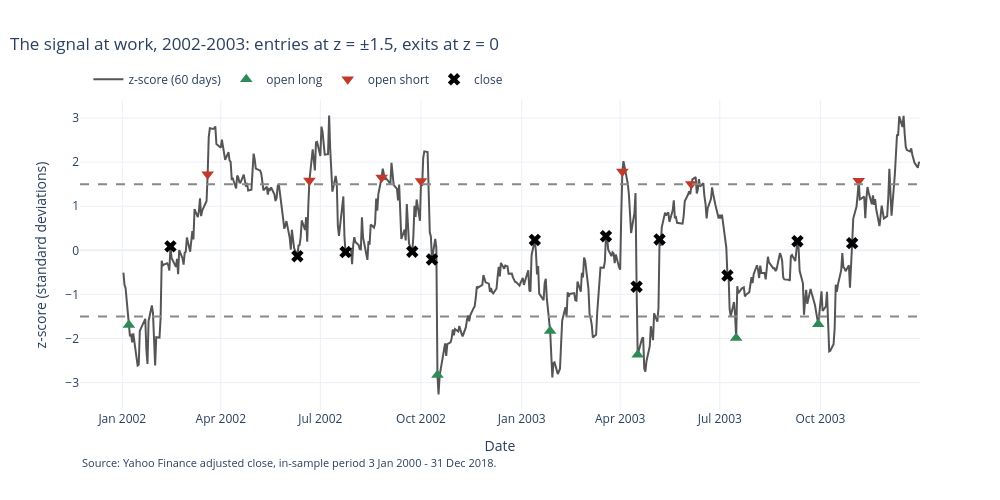

The notebook cell saved with this chart:
### Markdown cell above
**A.2 The signal at work, 2002–2003.** The line is z; a trade opens when it crosses ±1.5 (triangles)
and closes when it comes back to 0 (crosses).

### Code cell
example = run_zscore_strategy(prices, A, B, fit.beta, S.entry, S.window, start).loc["2002":"2003"]
pos, prev = example["position"], example["position"].shift(1).fillna(0)
fig = go.Figure()
fig.add_trace(
    go.Scatter(x=example.index, y=example["z"], name="z-score (60 days)", line={"color": "#555555"})
)
for level in (-S.entry, S.entry):
    fig.add_hline(y=level, line_dash="dash", line_color="#888888")
for label, mask, symbol, color in [
    ("open long", (pos == 1) & (prev != 1), "triangle-up", "#2e8b57"),
    ("open short", (pos == -1) & (prev != -1), "triangle-down", "#c0392b"),
    ("close", (pos == 0) & (prev != 0), "x", "black"),
]:
    fig.add_trace(
        go.Scatter(
            x=example.index[mask],
            y=example["z"][mask],
            mode="markers",
            name=label,
            marker={"symbol": symbol, "size": 11, "color": color},
        )
    )
finish_figure(
    fig,
    "The signal at work, 2002-2003: entries at z = ±1.5, exits at z = 0",
    "Date",
    "z-score (standard deviations)",
    SOURCE_IS,
)
save_figure(fig, "02_signal_example", figures_dir)
fig.show()

### Figure 1 — Plotly figure (JSON) as saved in the notebook; plotly's stock layout.template omitted (floating-point values rounded to 4 significant figures; data arrays with more than 128 entries replaced by an {"elided": "..."} marker saying what was removed)
{"data": [{"line": {"color": "#555555"}, "name": "z-score (60 days)", "type": "scatter", "x": {"elided": "504 str values"}, "y": {"elided": "504 float values"}}, {"marker": {"color": "#2e8b57", "size": 11, "symbol": "triangle-up"}, "mode": "markers", "name": "open long", "type": "scatter", "x": ["2002-01-07T00:00:00", "2002-10-16T00:00:00", "2003-01-27T00:00:00", "2003-04-17T00:00:00", "2003-07-16T00:00:00", "2003-09-29T00:00:00"], "y": [-1.693, -2.828, -1.83, -2.369, -1.986, -1.678]}, {"marker": {"color": "#c0392b", "size": 11, "symbol": "triangle-down"}, "mode": "markers", "name": "open short", "type": "scatter", "x": ["2002-03-20T00:00:00", "2002-06-21T00:00:00", "2002-08-26T00:00:00", "2002-10-01T00:00:00", "2003-04-03T00:00:00", "2003-06-05T00:00:00", "2003-11-05T00:00:00"], "y": [1.728, 1.583, 1.653, 1.572, 1.789, 1.504, 1.58]}, {"marker": {"color": "black", "size": 11, "symbol": "x"}, "mode": "markers", "name": "close", "type": "scatter", "x": ["2002-02-14T00:00:00", "2002-06-10T00:00:00", "2002-07-24T00:00:00", "2002-09-23T00:00:00", "2002-10-11T00:00:00", "2003-01-13T00:00:00", "2003-03-19T00:00:00", "2003-04-16T00:00:00", "2003-05-07T00:00:00", "2003-07-08T00:00:00", "2003-09-10T00:00:00", "2003-10-30T00:00:00"], "y": [0.0896, -0.133, -0.03934, -0.03151, -0.2071, 0.2349, 0.3208, -0.8237, 0.2474, -0.5716, 0.2078, 0.1634]}], "layout": {"annotations": [{"font": {"size": 11}, "showarrow": false, "text": "Source: Yahoo Finance adjusted close, in-sample period 3 Jan 2000 - 31 Dec 2018.", "x": 0, "xref": "paper", "y": -0.2, "yref": "paper"}], "height": 500, "legend": {"orientation": "h", "x": 0.01, "y": 1.02, "yanchor": "bottom"}, "margin": {"b": 90}, "shapes": [{"line": {"color": "#888888", "dash": "dash"}, "type": "line", "x0": 0, "x1": 1, "xref": "x domain", "y0": -1.5, "y1": -1.5, "yref": "y"}, {"line": {"color": "#888888", "dash": "dash"}, "type": "line", "x0": 0, "x1": 1, "xref": "x domain", "y0": 1.5, "y1": 1.5, "yref": "y"}], "title": {"text": "The signal at work, 2002-2003: entries at z = ±1.5, exits at z = 0", "x": 0.01}, "width": 1000, "xaxis": {"title": {"text": "Date"}}, "yaxis": {"title": {"text": "z-score (standard deviations)"}}}}
